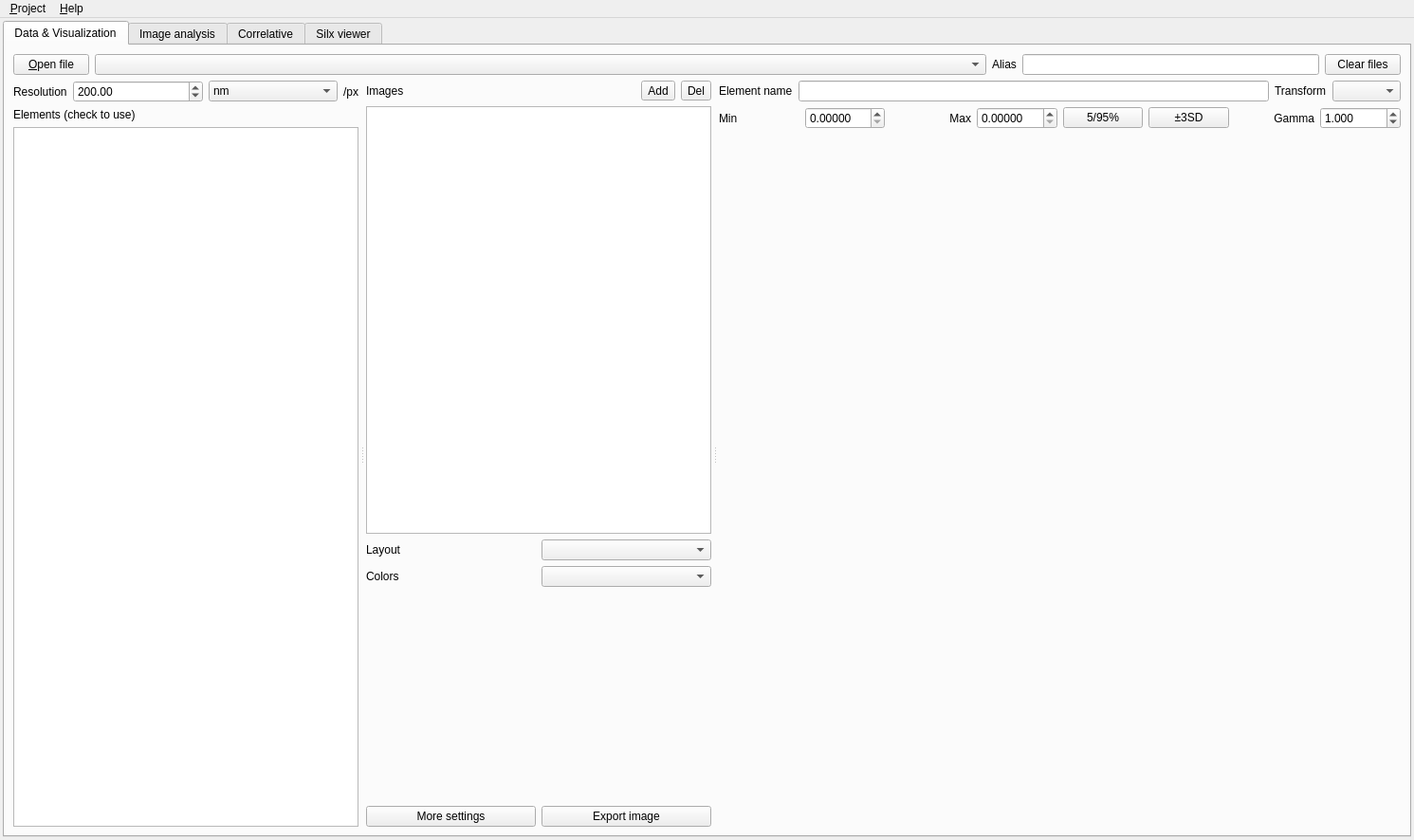
<?xml version="1.0" encoding="UTF-8"?>
<ui version="4.0">
 <class>ExhaleWindow</class>
 <widget class="QMainWindow" name="ExhaleWindow">
  <property name="geometry">
   <rect>
    <x>0</x>
    <y>0</y>
    <width>1491</width>
    <height>886</height>
   </rect>
  </property>
  <property name="windowTitle">
   <string>Exhale</string>
  </property>
  <widget class="QWidget" name="centralwidget">
   <layout class="QHBoxLayout" name="horizontalLayout">
    <property name="leftMargin">
     <number>3</number>
    </property>
    <property name="topMargin">
     <number>3</number>
    </property>
    <property name="rightMargin">
     <number>3</number>
    </property>
    <property name="bottomMargin">
     <number>3</number>
    </property>
    <item>
     <widget class="QTabWidget" name="tabWidget">
      <property name="currentIndex">
       <number>0</number>
      </property>
      <widget class="QWidget" name="dataTab">
       <attribute name="title">
        <string>Data &amp;&amp; Visualization</string>
       </attribute>
       <layout class="QVBoxLayout" name="verticalLayout_4" stretch="0,1">
        <item>
         <layout class="QHBoxLayout" name="horizontalLayout_2" stretch="0,3,0,1,0">
          <item>
           <widget class="QPushButton" name="loadFileButton">
            <property name="text">
             <string>&amp;Open file</string>
            </property>
           </widget>
          </item>
          <item>
           <widget class="QComboBox" name="loadedFileComboBox"/>
          </item>
          <item>
           <widget class="QLabel" name="label_5">
            <property name="text">
             <string>Alias</string>
            </property>
           </widget>
          </item>
          <item>
           <widget class="QLineEdit" name="loadedFileAlias"/>
          </item>
          <item>
           <widget class="QPushButton" name="clearFilesButton">
            <property name="text">
             <string>Clear files</string>
            </property>
           </widget>
          </item>
         </layout>
        </item>
        <item>
         <widget class="QSplitter" name="splitter">
          <property name="orientation">
           <enum>Qt::Horizontal</enum>
          </property>
          <property name="handleWidth">
           <number>8</number>
          </property>
          <widget class="QWidget" name="gridLayoutWidget">
           <layout class="QVBoxLayout" name="verticalLayout_3" stretch="0,0,3">
            <item>
             <layout class="QHBoxLayout" name="horizontalLayout_6" stretch="0,1,1,0">
              <item>
               <widget class="QLabel" name="label_15">
                <property name="text">
                 <string>Resolution</string>
                </property>
               </widget>
              </item>
              <item>
               <widget class="QDoubleSpinBox" name="resolutionValue">
                <property name="suffix">
                 <string/>
                </property>
                <property name="decimals">
                 <number>2</number>
                </property>
                <property name="minimum">
                 <double>0.000000000000000</double>
                </property>
                <property name="maximum">
                 <double>100000.000000000000000</double>
                </property>
                <property name="stepType">
                 <enum>QAbstractSpinBox::AdaptiveDecimalStepType</enum>
                </property>
                <property name="value">
                 <double>200.000000000000000</double>
                </property>
               </widget>
              </item>
              <item>
               <widget class="QComboBox" name="resolutionUnits">
                <property name="currentIndex">
                 <number>3</number>
                </property>
                <item>
                 <property name="text">
                  <string>None</string>
                 </property>
                </item>
                <item>
                 <property name="text">
                  <string>mm</string>
                 </property>
                </item>
                <item>
                 <property name="text">
                  <string>µm</string>
                 </property>
                </item>
                <item>
                 <property name="text">
                  <string>nm</string>
                 </property>
                </item>
               </widget>
              </item>
              <item>
               <widget class="QLabel" name="label_16">
                <property name="text">
                 <string>/px</string>
                </property>
               </widget>
              </item>
             </layout>
            </item>
            <item>
             <widget class="QLabel" name="label">
              <property name="text">
               <string>Elements (check to use)</string>
              </property>
             </widget>
            </item>
            <item>
             <widget class="ElementListWidget" name="elementList"/>
            </item>
           </layout>
          </widget>
          <widget class="QWidget" name="layoutWidget_2">
           <layout class="QVBoxLayout" name="verticalLayout" stretch="0,2,0,0,1,0">
            <item>
             <layout class="QHBoxLayout" name="horizontalLayout_7">
              <item>
               <widget class="QLabel" name="label_9">
                <property name="text">
                 <string>Images</string>
                </property>
               </widget>
              </item>
              <item>
               <widget class="QToolButton" name="addImageButton">
                <property name="text">
                 <string>Add</string>
                </property>
               </widget>
              </item>
              <item>
               <widget class="QToolButton" name="deleteImageButton">
                <property name="text">
                 <string>Del</string>
                </property>
               </widget>
              </item>
             </layout>
            </item>
            <item>
             <widget class="ImageListWidget" name="imageList"/>
            </item>
            <item>
             <layout class="QGridLayout" name="gridLayout">
              <item row="1" column="0">
               <widget class="QLabel" name="label_13">
                <property name="text">
                 <string>Colors</string>
                </property>
               </widget>
              </item>
              <item row="0" column="0">
               <widget class="QLabel" name="label_12">
                <property name="text">
                 <string>Layout</string>
                </property>
               </widget>
              </item>
              <item row="1" column="1">
               <widget class="QComboBox" name="composeColors"/>
              </item>
              <item row="0" column="1">
               <widget class="QComboBox" name="composeLayoutCB"/>
              </item>
             </layout>
            </item>
            <item>
             <layout class="QVBoxLayout" name="imageElementBox"/>
            </item>
            <item>
             <spacer name="verticalSpacer">
              <property name="orientation">
               <enum>Qt::Vertical</enum>
              </property>
              <property name="sizeHint" stdset="0">
               <size>
                <width>20</width>
                <height>40</height>
               </size>
              </property>
             </spacer>
            </item>
            <item>
             <layout class="QHBoxLayout" name="horizontalLayout_5">
              <item>
               <widget class="QPushButton" name="composeSettings">
                <property name="text">
                 <string>More settings</string>
                </property>
               </widget>
              </item>
              <item>
               <widget class="QPushButton" name="composeSave">
                <property name="text">
                 <string>Export image</string>
                </property>
               </widget>
              </item>
             </layout>
            </item>
           </layout>
          </widget>
          <widget class="QWidget" name="verticalLayoutWidget">
           <layout class="QVBoxLayout" name="verticalLayout_2" stretch="0,0,1,4">
            <item>
             <layout class="QHBoxLayout" name="horizontalLayout_3">
              <item>
               <widget class="QLabel" name="label_3">
                <property name="text">
                 <string>Element name</string>
                </property>
               </widget>
              </item>
              <item>
               <widget class="QLineEdit" name="elementName"/>
              </item>
              <item>
               <widget class="QLabel" name="label_4">
                <property name="text">
                 <string>Transform</string>
                </property>
               </widget>
              </item>
              <item>
               <widget class="QComboBox" name="elementNormalizer"/>
              </item>
             </layout>
            </item>
            <item>
             <layout class="QHBoxLayout" name="horizontalLayout_4">
              <item>
               <widget class="QLabel" name="label_6">
                <property name="text">
                 <string>Min</string>
                </property>
               </widget>
              </item>
              <item>
               <widget class="QDoubleSpinBox" name="elementNormalizeMin">
                <property name="decimals">
                 <number>5</number>
                </property>
                <property name="stepType">
                 <enum>QAbstractSpinBox::AdaptiveDecimalStepType</enum>
                </property>
               </widget>
              </item>
              <item>
               <widget class="QLabel" name="label_7">
                <property name="text">
                 <string>Max</string>
                </property>
                <property name="alignment">
                 <set>Qt::AlignRight|Qt::AlignTrailing|Qt::AlignVCenter</set>
                </property>
               </widget>
              </item>
              <item>
               <widget class="QDoubleSpinBox" name="elementNormalizeMax">
                <property name="decimals">
                 <number>5</number>
                </property>
                <property name="stepType">
                 <enum>QAbstractSpinBox::AdaptiveDecimalStepType</enum>
                </property>
               </widget>
              </item>
              <item>
               <widget class="QPushButton" name="elementPercButton">
                <property name="text">
                 <string>5/95%</string>
                </property>
               </widget>
              </item>
              <item>
               <widget class="QPushButton" name="elementSDButton">
                <property name="text">
                 <string>±3SD</string>
                </property>
               </widget>
              </item>
              <item>
               <widget class="QLabel" name="gammaLabel">
                <property name="text">
                 <string>Gamma</string>
                </property>
                <property name="alignment">
                 <set>Qt::AlignRight|Qt::AlignTrailing|Qt::AlignVCenter</set>
                </property>
               </widget>
              </item>
              <item>
               <widget class="QDoubleSpinBox" name="gammaValue">
                <property name="decimals">
                 <number>3</number>
                </property>
                <property name="minimum">
                 <double>0.010000000000000</double>
                </property>
                <property name="maximum">
                 <double>20.000000000000000</double>
                </property>
                <property name="stepType">
                 <enum>QAbstractSpinBox::AdaptiveDecimalStepType</enum>
                </property>
                <property name="value">
                 <double>1.000000000000000</double>
                </property>
               </widget>
              </item>
             </layout>
            </item>
            <item>
             <widget class="ExhalePlotWidget" name="elementHistogramPlot" native="true">
              <property name="sizePolicy">
               <sizepolicy hsizetype="Expanding" vsizetype="Maximum">
                <horstretch>0</horstretch>
                <verstretch>0</verstretch>
               </sizepolicy>
              </property>
              <property name="minimumSize">
               <size>
                <width>0</width>
                <height>20</height>
               </size>
              </property>
              <property name="maximumSize">
               <size>
                <width>16777215</width>
                <height>120</height>
               </size>
              </property>
             </widget>
            </item>
            <item>
             <widget class="ExhalePlotWidget" name="elementPlot" native="true"/>
            </item>
           </layout>
          </widget>
         </widget>
        </item>
       </layout>
      </widget>
      <widget class="QWidget" name="analysisTab">
       <attribute name="title">
        <string>Image analysis</string>
       </attribute>
       <layout class="QVBoxLayout" name="verticalLayout_8">
        <item>
         <widget class="QSplitter" name="analysisSplitter">
          <property name="orientation">
           <enum>Qt::Horizontal</enum>
          </property>
          <property name="opaqueResize">
           <bool>true</bool>
          </property>
          <property name="childrenCollapsible">
           <bool>true</bool>
          </property>
          <widget class="QWidget" name="verticalLayoutWidget_3">
           <layout class="QVBoxLayout" name="verticalLayout_7" stretch="0,0,0,2,0,3,0">
            <property name="spacing">
             <number>5</number>
            </property>
            <item>
             <layout class="QHBoxLayout" name="horizontalLayout_9">
              <item>
               <widget class="QLabel" name="label_11">
                <property name="text">
                 <string>Nuclei channel</string>
                </property>
               </widget>
              </item>
              <item>
               <widget class="QComboBox" name="analysisChNuclei"/>
              </item>
             </layout>
            </item>
            <item>
             <layout class="QHBoxLayout" name="horizontalLayout_10">
              <item>
               <widget class="QLabel" name="label_10">
                <property name="text">
                 <string>Tissue channel</string>
                </property>
               </widget>
              </item>
              <item>
               <widget class="QComboBox" name="analysisChTissue"/>
              </item>
             </layout>
            </item>
            <item>
             <widget class="QLabel" name="label_8">
              <property name="text">
               <string>Elements</string>
              </property>
             </widget>
            </item>
            <item>
             <widget class="ElementListWidget" name="analysisElements"/>
            </item>
            <item>
             <layout class="QHBoxLayout" name="horizontalLayout_8" stretch="1,3,0">
              <item>
               <widget class="QPushButton" name="analysisRun">
                <property name="text">
                 <string>Analyze</string>
                </property>
               </widget>
              </item>
              <item>
               <widget class="QProgressBar" name="analysisProgress">
                <property name="value">
                 <number>0</number>
                </property>
                <property name="textVisible">
                 <bool>false</bool>
                </property>
               </widget>
              </item>
              <item>
               <widget class="QToolButton" name="analysisAbort">
                <property name="text">
                 <string>Stop</string>
                </property>
               </widget>
              </item>
             </layout>
            </item>
            <item>
             <widget class="QScrollArea" name="scrollArea">
              <property name="sizePolicy">
               <sizepolicy hsizetype="MinimumExpanding" vsizetype="Expanding">
                <horstretch>0</horstretch>
                <verstretch>0</verstretch>
               </sizepolicy>
              </property>
              <property name="widgetResizable">
               <bool>true</bool>
              </property>
              <widget class="QWidget" name="analysisLayerWidget">
               <property name="geometry">
                <rect>
                 <x>0</x>
                 <y>0</y>
                 <width>643</width>
                 <height>325</height>
                </rect>
               </property>
               <layout class="QGridLayout" name="analysisLayerBox">
                <property name="horizontalSpacing">
                 <number>5</number>
                </property>
                <property name="verticalSpacing">
                 <number>4</number>
                </property>
               </layout>
              </widget>
             </widget>
            </item>
            <item>
             <layout class="QHBoxLayout" name="horizontalLayout_12">
              <item>
               <widget class="QPushButton" name="analysisOptions">
                <property name="text">
                 <string>Options</string>
                </property>
               </widget>
              </item>
              <item>
               <widget class="QPushButton" name="analysisExport">
                <property name="text">
                 <string>Export</string>
                </property>
               </widget>
              </item>
             </layout>
            </item>
           </layout>
          </widget>
          <widget class="QWidget" name="napariWidget" native="true"/>
          <widget class="QWidget" name="verticalLayoutWidget_2">
           <layout class="QVBoxLayout" name="verticalLayout_6" stretch="2,1">
            <item>
             <widget class="QTextEdit" name="analysisInfo"/>
            </item>
            <item>
             <widget class="QPlainTextEdit" name="analysisStatus">
              <property name="verticalScrollBarPolicy">
               <enum>Qt::ScrollBarAlwaysOn</enum>
              </property>
              <property name="horizontalScrollBarPolicy">
               <enum>Qt::ScrollBarAlwaysOff</enum>
              </property>
              <property name="readOnly">
               <bool>true</bool>
              </property>
             </widget>
            </item>
           </layout>
          </widget>
         </widget>
        </item>
       </layout>
      </widget>
      <widget class="QWidget" name="tab">
       <attribute name="title">
        <string>Correlative</string>
       </attribute>
       <layout class="QVBoxLayout" name="verticalLayout_5">
        <item>
         <widget class="QLabel" name="label_14">
          <property name="text">
           <string>Here you will be able to overlay images from other modalities</string>
          </property>
         </widget>
        </item>
       </layout>
      </widget>
      <widget class="QWidget" name="silxTab">
       <attribute name="title">
        <string>Silx viewer</string>
       </attribute>
      </widget>
     </widget>
    </item>
   </layout>
  </widget>
  <widget class="QMenuBar" name="menuBar">
   <property name="geometry">
    <rect>
     <x>0</x>
     <y>0</y>
     <width>1491</width>
     <height>36</height>
    </rect>
   </property>
   <widget class="QMenu" name="menuFile">
    <property name="title">
     <string>&amp;Project</string>
    </property>
    <addaction name="actionOpenFile"/>
    <addaction name="actionClearFiles"/>
    <addaction name="separator"/>
    <addaction name="actionLoadProject"/>
    <addaction name="separator"/>
    <addaction name="actionSaveProject"/>
    <addaction name="separator"/>
    <addaction name="actionQuit"/>
   </widget>
   <widget class="QMenu" name="menuHelp">
    <property name="title">
     <string>&amp;Help</string>
    </property>
    <addaction name="actionAbout"/>
   </widget>
   <addaction name="menuFile"/>
   <addaction name="menuHelp"/>
  </widget>
  <action name="actionAbout">
   <property name="text">
    <string>&amp;About</string>
   </property>
   <property name="toolTip">
    <string>About EXHALE</string>
   </property>
   <property name="shortcut">
    <string>Ctrl+A</string>
   </property>
  </action>
  <action name="actionLoadProject">
   <property name="text">
    <string>&amp;Load Project</string>
   </property>
   <property name="toolTip">
    <string>Load EXHALE project</string>
   </property>
   <property name="shortcut">
    <string>Ctrl+L</string>
   </property>
  </action>
  <action name="actionSaveProject">
   <property name="text">
    <string>&amp;Save Project</string>
   </property>
   <property name="toolTip">
    <string>Save EXHALE project</string>
   </property>
   <property name="shortcut">
    <string>Ctrl+S</string>
   </property>
  </action>
  <action name="actionOpenFile">
   <property name="text">
    <string>&amp;Open File</string>
   </property>
   <property name="toolTip">
    <string>Open one or more HDF5 file(s)</string>
   </property>
   <property name="shortcut">
    <string>Ctrl+O</string>
   </property>
  </action>
  <action name="actionClearFiles">
   <property name="text">
    <string>Cl&amp;ear Files</string>
   </property>
   <property name="toolTip">
    <string>Close all open data files</string>
   </property>
   <property name="shortcut">
    <string>Ctrl+W</string>
   </property>
  </action>
  <action name="actionQuit">
   <property name="text">
    <string>&amp;Quit</string>
   </property>
   <property name="shortcut">
    <string>Ctrl+Q</string>
   </property>
  </action>
 </widget>
 <customwidgets>
  <customwidget>
   <class>ElementListWidget</class>
   <extends>QListWidget</extends>
   <header>exhale.listwidgets</header>
  </customwidget>
  <customwidget>
   <class>ImageListWidget</class>
   <extends>QListWidget</extends>
   <header>exhale.listwidgets</header>
  </customwidget>
  <customwidget>
   <class>ExhalePlotWidget</class>
   <extends>QWidget</extends>
   <header>exhale.plotwidgets</header>
   <container>1</container>
  </customwidget>
 </customwidgets>
 <tabstops>
  <tabstop>tabWidget</tabstop>
  <tabstop>loadFileButton</tabstop>
  <tabstop>loadedFileComboBox</tabstop>
  <tabstop>loadedFileAlias</tabstop>
  <tabstop>clearFilesButton</tabstop>
  <tabstop>elementName</tabstop>
  <tabstop>elementNormalizer</tabstop>
  <tabstop>elementList</tabstop>
  <tabstop>imageList</tabstop>
  <tabstop>addImageButton</tabstop>
  <tabstop>deleteImageButton</tabstop>
  <tabstop>elementNormalizeMin</tabstop>
  <tabstop>elementNormalizeMax</tabstop>
  <tabstop>elementPercButton</tabstop>
  <tabstop>elementSDButton</tabstop>
  <tabstop>gammaValue</tabstop>
 </tabstops>
 <resources/>
 <connections/>
</ui>
